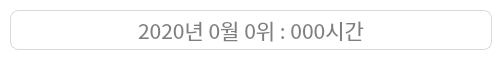
<?xml version="1.0" encoding="UTF-8"?>
<ui version="4.0">
 <class>rankLogBox</class>
 <widget class="QWidget" name="rankLogBox">
  <property name="geometry">
   <rect>
    <x>0</x>
    <y>0</y>
    <width>502</width>
    <height>60</height>
   </rect>
  </property>
  <property name="windowTitle">
   <string>Form</string>
  </property>
  <property name="styleSheet">
   <string notr="true">background-color: rgb(255, 255, 255);</string>
  </property>
  <widget class="QLabel" name="label">
   <property name="geometry">
    <rect>
     <x>10</x>
     <y>10</y>
     <width>482</width>
     <height>40</height>
    </rect>
   </property>
   <property name="font">
    <font>
     <family>NanumBarunpen</family>
     <pointsize>16</pointsize>
    </font>
   </property>
   <property name="styleSheet">
    <string notr="true">background-color: rgb(255, 255, 255);
border: 1px solid #D9D9D9;
border-radius: 8%;
color: #7F7F7F;</string>
   </property>
   <property name="text">
    <string>2020년 0월 0위 : 000시간</string>
   </property>
   <property name="alignment">
    <set>Qt::AlignCenter</set>
   </property>
  </widget>
 </widget>
 <resources/>
 <connections/>
</ui>
